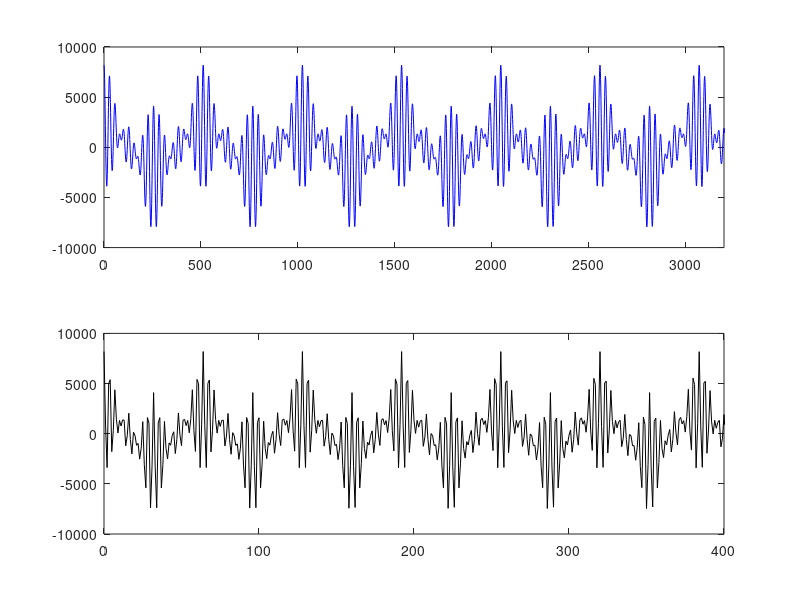
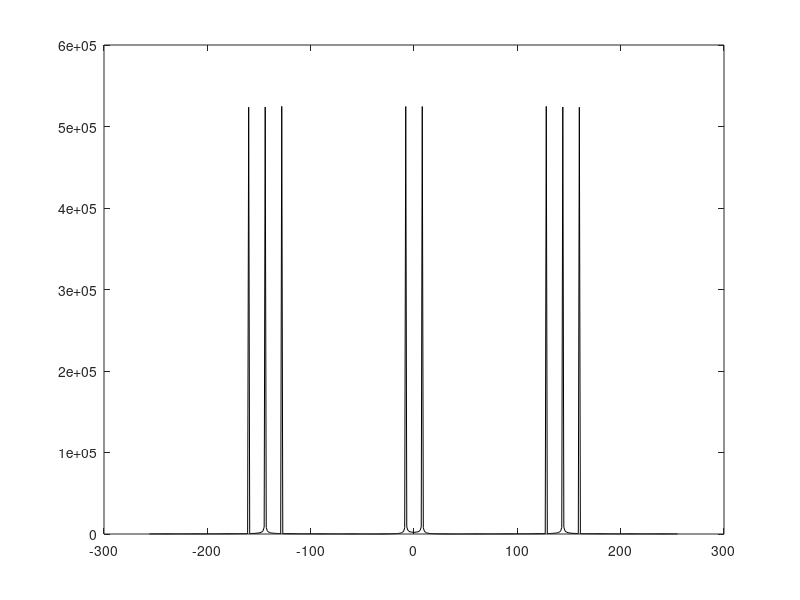
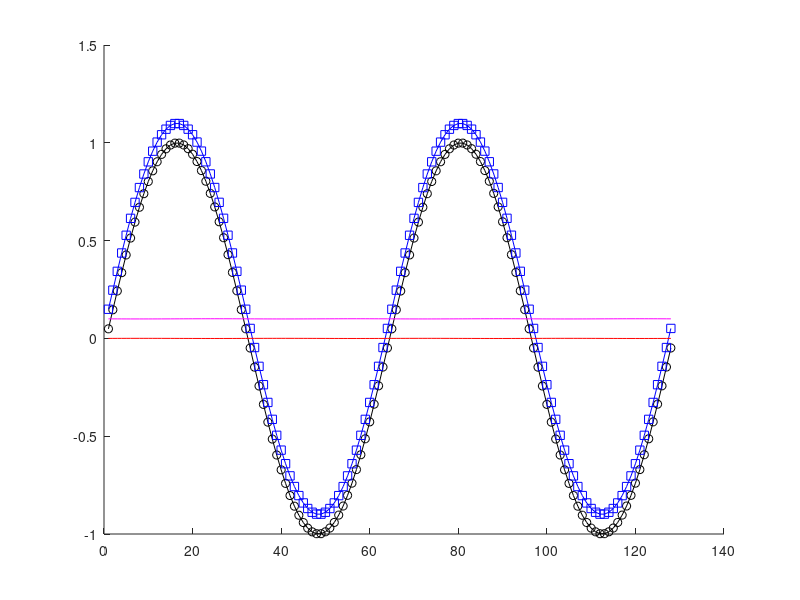

The MATLAB script that drew these images, in order: (Note: this script raises an error after producing the figures.)
%%
% flux ramp modulation的模拟
% 参考文献：The The Microwave SQUID Multiplexer_PHD_Thesis(Mates) 
%%
clear; clc;
phi_0 = 1e-15; % 超导量子磁通，典型值为 10^(-15)Wb
lamb = 1/3; % The The Microwave SQUID Multiplexer_PHD_Thesis, Ch2.1.2
Lc = 77.6e-12;% 77.6 pH, Ch2.1.3, fig.2.6
Mc = 1.65e-12;% 1.65 pH, Ch2.1.3, fig.2.6
Ls = 18.9e-12;% 18.9 pH, Ch2.1.3, fig.2.6

phi_wave = linspace(-phi_0,phi_0,200);

L_phi = Lc-Mc^2/Ls*(lamb*cos(2*pi*phi_wave/phi_0)./(1+lamb*cos(2*pi*phi_wave/phi_0)));

%%
figure(1)
plot(phi_wave,L_phi/1e-12,'k-')
ylim([77.5 77.7])
grid on
%%
clear;clc;
f_ramp= 5e3; % sawtooth ramp频率, Ch6.3.4
n_phi0 = 10; % Ch6.3.4
phi_i = pi/10;
f_RF = 1.024e9;% SQUID的RF信号
% f_RF = 1.024e6;% SQUID的RF信号
fs = 4.096e9;
% fs = 4.096e6;
N = 40000;
n = 0:N-1;

theta_i = cos(2*pi*n_phi0*f_ramp/fs*n + phi_i);
r_bias = 0.2+0.3i; % 引入信号的偏置项
r = exp(1i*(2*pi*f_RF/fs*n + theta_i))+r_bias; % SQUID的响应



%两种方法反求调制相位项的结果相同
LO1 = exp(-1i*2*pi*f_RF/fs*n);
r_mix = r.*LO1;
% theta_i_cal = atan2(imag(r_mix),real(r_mix)); % 通过混频消除f_RF引起的快速相位变化

theta_i_cal = unwrap(atan2(imag(r),real(r)))-2*pi*f_RF/fs*n;% 直接通过I,Q来求展开后的相位，然后扣除每一时刻的f_RF引起相位变化
theta_i_cal_unbiased = unwrap(atan2(imag(r-r_bias),real(r-r_bias)))-2*pi*f_RF/fs*n;% 直接通过I,Q来求展开后的相位，然后扣除每一时刻的f_RF引起相位变化

%%
figure(2)
subplot(2,1,1)
plot(n,theta_i,'k-','LineWidth',.5)
hold on
plot(n,theta_i_cal_unbiased,'b.')
xlim([0 50000])
subplot(2,1,2)
plot(n,theta_i_cal,'r-')
xlim([0 50000])
%%
figure(3) % 画相图
% scatter(real(r_mix),imag(r_mix))
scatter(real(r)-0.2,imag(r)-0.3,'b.')
hold on
scatter(real(r-r_bias)-0.2,imag(r-r_bias)-0.3,'r.')
axis equal
%%
N1 = 100; N2 = 1000; N3 = 10000;
n1 = 0:N1-1;
n2 = 0:N2-1;
n3 = 0:N3-1;
n4 = 0:N-1;

w_RF = 2*pi*n_phi0*f_ramp/fs;
phi_i1 = atan2(-sum(theta_i_cal_unbiased(n1+1).*sin(w_RF*n1)),sum(theta_i_cal_unbiased(n1+1).*cos(w_RF*n1)));
phi_i2 = atan2(-sum(theta_i_cal_unbiased(n2+1).*sin(w_RF*n2)),sum(theta_i_cal_unbiased(n2+1).*cos(w_RF*n2)));
phi_i3 = atan2(-sum(theta_i_cal_unbiased(n3+1).*sin(w_RF*n3)),sum(theta_i_cal_unbiased(n3+1).*cos(w_RF*n3)));
phi_i4 = atan2(-sum(theta_i_cal_unbiased(n4+1).*sin(w_RF*n4)),sum(theta_i_cal_unbiased(n4+1).*cos(w_RF*n4)));

%% 2021/10/27
%参数在ShenMengping的Excel文档基础上设定

clc;clear;
Nx=2^10;Ny=2^8;
N = Nx*Ny; % Buffer长度
n = 0:N-1;
fs=4.096e9; %采样率


f_RF = 2*fs/Nx; % 射频信号频率
f_ramp = 500e3; % sawtooth ramp频率, Becker 2019
n_phi0 = 2; % Becker 2019
fc = n_phi0*f_ramp; % 调制相位的变化频率

A = 1;
B = 1;

w_RF = 2*pi*f_RF/fs;
wc = 2*pi*fc/fs;

phi_i = pi/30; % 光子信号通过TES电路感应出来的相位
theta_i = B*cos(wc*n+phi_i); % 经过flux ramp调制的相位

% x = A*cos(w_RF*n + B*sin(wc*n));
s_IQ = A*exp(1i*(w_RF*n + theta_i));
SNR_dB = 30; % 信噪比 (dB)
SNR_mag = db2mag(SNR_dB);

Aeff = 2^0.5*A/2; % 正弦信号的有效值
noise1 = Aeff/SNR_mag * complex(randn(1,N),randn(1,N));
% noise1 = 0;
x_IQ = s_IQ + noise1;
x_IQ_real = real(x_IQ);

theta_i_x = unwrap(atan2(imag(x_IQ),real(x_IQ))); %根据实际信号x(带噪声)计算的总相位
theta_i_x_mod = unwrap(atan2(imag(x_IQ),real(x_IQ))) - w_RF*n; %根据实际信号x(带噪声)计算的调制相位
%%
figure(1)
plot(n,real(x_IQ),'k-')
xlim([0 60000])
ylim([-1.5*A 1.5*A])
grid on

figure(2)
subplot(2,1,1)
plot(n,theta_i_x,'k-','LineWidth',1)
subplot(2,1,2)
plot(n,theta_i_x_mod,'r-','LineWidth',1)
hold on
plot(n,theta_i,'b-','LineWidth',2)
xlim([0 length(n)/10])
grid on
%%
Nspr = fs/fc;
n1 = 0:Nspr-1;
phi_i_cal = atan(-sum(theta_i(1:Nspr).*sin(wc*n1))/sum(theta_i(1:Nspr).*cos(wc*n1)));
phi_i_x_cal = atan(-sum(theta_i_x_mod(1:Nspr).*sin(wc*n1))/sum(theta_i_x_mod(1:Nspr).*cos(wc*n1)));
r_error = abs(phi_i_x_cal - phi_i)/phi_i;
display(r_error)
%% 2022-05-16
clc;clear;
Nx=2^10;Ny=2^9;
N = Nx*Ny; % DAC Buffer-length
n = 0:N-1;
srate_DAC = 4.096e9; % DAC sampling rate
srate_ADC = 512e6; % ADC sampling rate
Rd = srate_DAC/srate_ADC; 

f1 = 8e6;
f2 = 128e6;
f3 = 144e6;
f4 = 160e6;
fc = 15.625e3; % modulate phase's frequency
A = 8190/4;

phi_wave = sin(2*pi*fc/srate_DAC*n);
x = A*cos(2*pi*f1/srate_DAC*n + phi_wave)...
    + A*cos(2*pi*f2/srate_DAC*n)...
    + A*cos(2*pi*f3/srate_DAC*n + phi_wave)...
    + A*cos(2*pi*f4/srate_DAC*n);
%%
figure(1),clf
subplot(211)
plot(n,x,'b-')
xlim([0 3200])
%%
y = downsample(x,Rd);
m = 0:N/Rd-1;

subplot(212)
plot(m,y,'k-')
xlim([0 400])
%%
Nfft = 512;
y_win = y(1:Nfft);
Y = abs(fft(y_win));
k = (-Nfft/2:Nfft/2-1);
fk = (-Nfft/2:Nfft/2-1)*srate_ADC/Nfft/1e6; % MHz

figure(2),clf
% plot(fk,fftshift(Y),'k-')
plot(k,fftshift(Y),'k-')
%%
Ly = length(y); 
N_frames = Ly/Nfft;
srate_fft = srate_ADC/Nfft; % the sample rate at FFT's output.

y_frames = reshape(y,Nfft,N_frames);
Y_frames = fft(y_frames);

idx_frex = [8+1 128+1 144+1 160+1];
Y_f1 = Y_frames(idx_frex(1),:); % 8MHz-bin, phase-modulated
Y_f2 = Y_frames(idx_frex(2),:);
Y_f3 = Y_frames(idx_frex(3),:); % 144MHz-bin, phase-modulated
Y_f4 = Y_frames(idx_frex(4),:);

figure(3),clf
hold on
plot(angle(Y_f1),'ko-')
plot(angle(Y_f3)+.1,'bs-')
plot(angle(Y_f2),'r-')
plot(angle(Y_f4)+.1,'m-')

%%
% clear;clc;
filename = 'c:\Jianguoyun\WorkingProjects\TES读出系统\MATLAB\flux_ramp_mod\aftertomb_FIXCLK_drawdata.txt';
fd = fopen(filename);
formatSpec = '%d';

Ns = 512*1024*50;
C_text = textscan(fd,formatSpec,'Delimiter','');
data = C_text{1,1};
fclose(fd);
%%
figure(4)
plot(data(1:1000),'k-')
xlim([0 400])
%%
data_win = data(1:65536*8);
data_frames = reshape(data_win,Nfft,[]);
Z_frames = fft(data_frames);

idx_frex = [8+1 128+1 144+1 160+1];
Z_f1 = Z_frames(idx_frex(1),:); % 8MHz-bin, phase-modulated
Z_f2 = Z_frames(idx_frex(2),:);
Z_f3 = Z_frames(idx_frex(3),:); % 144MHz-bin, phase-modulated
Z_f4 = Z_frames(idx_frex(4),:);
%%
figure(5)
hold on
plot(angle(Z_f1),'k-')
plot(angle(Z_f3),'b-')
plot(angle(Z_f2),'r-')
plot(angle(Z_f4),'m-')
%%
figure(6)
plot(k,fftshift(abs(Z_frames(:,1))),'b-')
%%
angle_f1 = angle(Z_f1);
angle_f1_len = length(angle_f1);

A_f1 = fft(angle_f1);
% srate_angle_fft = srate_ADC/Nfft;
ka = (-angle_f1_len/2:angle_f1_len/2-1)*srate_fft/angle_f1_len;
figure(7)
plot(ka,fftshift(abs(A_f1)),'k-')
xlim([0 500000])